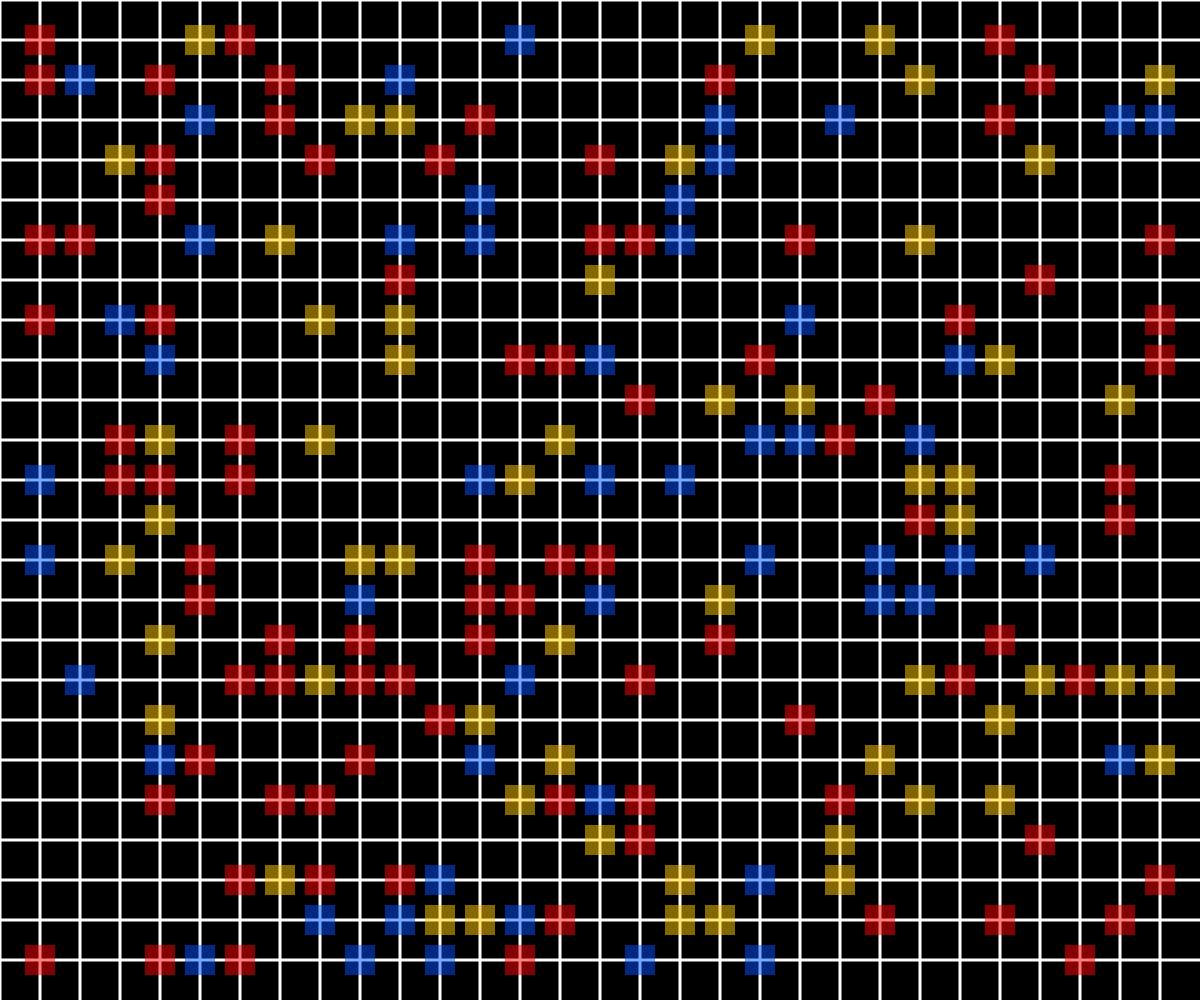
Frame 1 (no input)
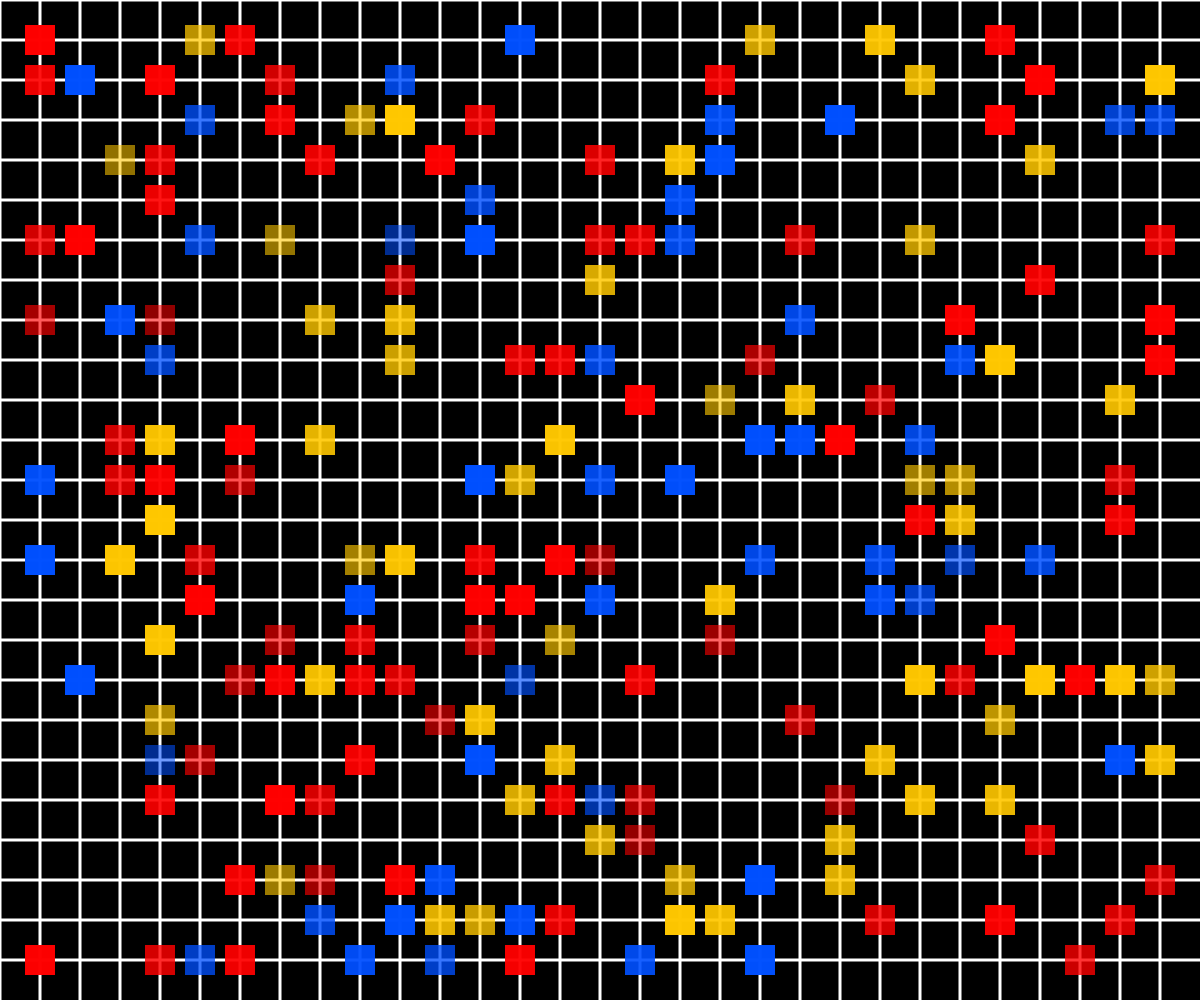
Frame 60 (no input)
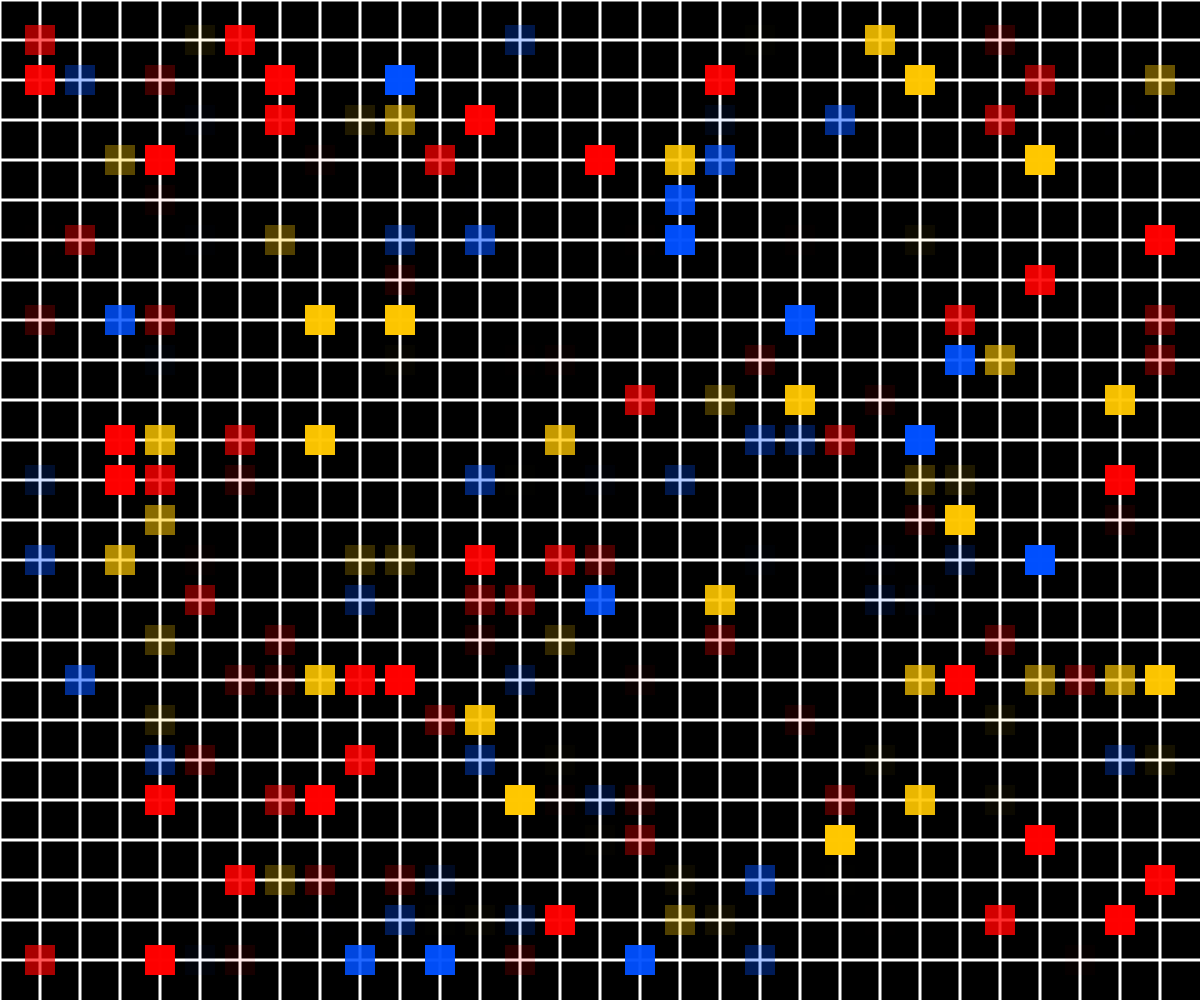
Frame 120 (the mouse pressed at the canvas centre since frame 60)

The p5.js sketch that drew these frames (run headless with seeded random() and noise() and a simulated clock; from frame 60 on, the mouse is pressed at the canvas centre):

// p5.js sketch
// ── sketch.js
// 第3课：蒙德里安布吉伍吉
// 致敬皮特·蒙德里安《百老汇爵士乐》

let gridSize = 40;
let squares = [];
let colors = [
  [255, 0, 0],    // 红
  [255, 200, 0],  // 黄
  [0, 80, 255]    // 蓝
];

function setup() {
  createCanvas(windowWidth, windowHeight);
  noStroke();
  
  // 生成网格上的小方块
  for (let x = gridSize; x < width; x += gridSize) {
    for (let y = gridSize; y < height; y += gridSize) {
      if (random() > 0.7) {
        squares.push({
          x: x,
          y: y,
          color: random(colors),
          alpha: random(100, 255),
          blinkSpeed: random(0.01, 0.05)
        });
      }
    }
  }
}

function draw() {
  background(0);
  
  // 画白色网格线
  stroke(255);
  strokeWeight(3);
  for (let x = 0; x < width; x += gridSize) {
    line(x, 0, x, height);
  }
  for (let y = 0; y < height; y += gridSize) {
    line(0, y, width, y);
  }
  
  // 画闪烁的彩色小方块
  noStroke();
  for (let s of squares) {
    // 呼吸效果
    s.alpha = 127 + 127 * sin(frameCount * s.blinkSpeed);
    fill(s.color[0], s.color[1], s.color[2], s.alpha);
    rect(s.x - gridSize/2 + 5, s.y - gridSize/2 + 5, gridSize - 10, gridSize - 10);
  }
}

function windowResized() {
  resizeCanvas(windowWidth, windowHeight);
  squares = [];
  for (let x = gridSize; x < width; x += gridSize) {
    for (let y = gridSize; y < height; y += gridSize) {
      if (random() > 0.7) {
        squares.push({
          x: x,
          y: y,
          color: random(colors),
          alpha: random(100, 255),
          blinkSpeed: random(0.01, 0.05)
        });
      }
    }
  }
}
